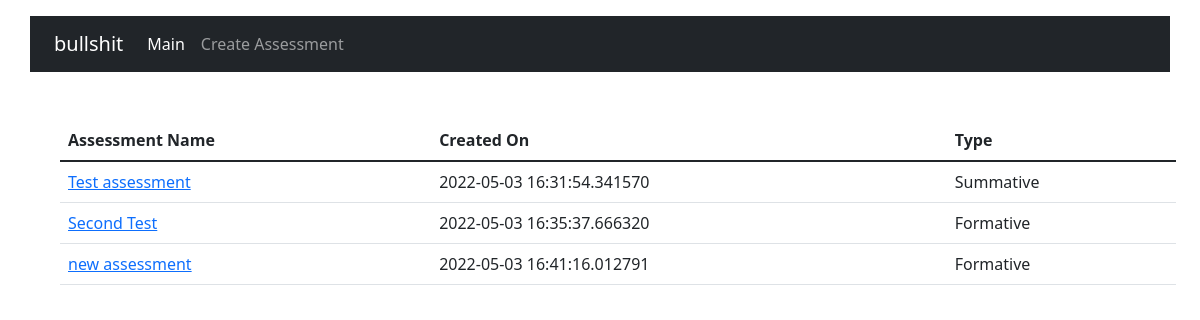
The app's page /assessment_home, older data.
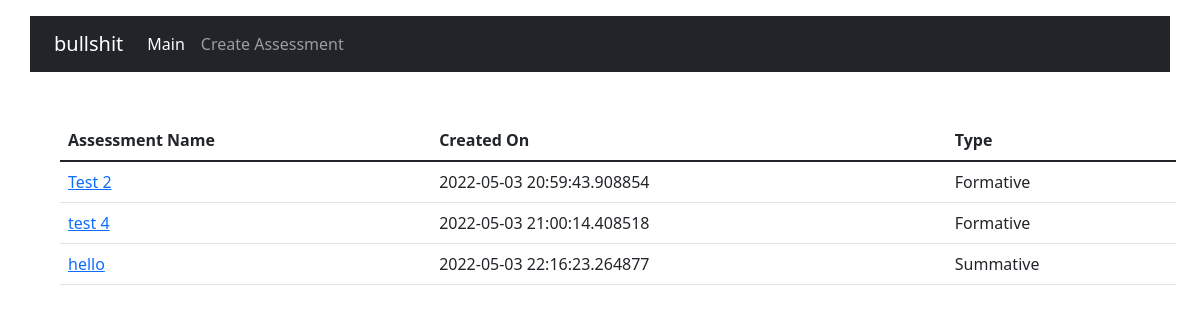
The same page, newer data.
### mainApp/models.py (models this page shows)
class Asessment(db.Model):
    id = db.Column(db.Integer, primary_key=True)
    assessment_title = db.Column(db.Integer,nullable=False)
    assessment_difficulty = db.Column(db.Integer,nullable=False)
    assessment_type = db.Column(db.Integer,nullable=False)
    date_created_on = db.Column(db.DateTime,default=datetime.now)
    questions = db.relationship('questions',backref='asessment')

### mainApp/routes.py (the view)
@app.route("/assessment_home",methods=["GET","POST"])
def assessment_home():
    query = Asessment.query.all()
    return render_template("assessment_home.html",query=query)

### mainAPP/templates/assessment_home.html (shortened to what this page needs)
{% extends "assessment_boiler_template.html" %}
{% block content %}
	<table class="table">
  <thead>
    <tr>
      <th scope="col">Assessment Name</th>
      <th scope="col">Created On</th>
      <th scope="col">Type</th>
    </tr>
  </thead>
  <tbody>
  	{% for i in query %}
    <tr>
      <td><a href="{{ url_for('assessment_view',id=i.id)}}">{{ i.assessment_title }}</a></td>
      <td>{{ i.date_created_on }}</td>
      {% if i.assessment_type==0: %}
      <td>Formative</td>
      {% else %}
      <td>Summative</td>
      {% endif %}
    </tr>
    {% endfor %}
  </tbody>
</table>
{% endblock %}

### mainAPP/templates/assessment_boiler_template.html (shortened to what this page needs)
<!doctype html>
<html lang="en">
  <head>
    <link href="https://cdn.jsdelivr.net/npm/bootstrap@5.1.3/dist/css/bootstrap.min.css" rel="stylesheet">
  </head>
  <body>
    <nav class="navbar navbar-expand-lg navbar-dark bg-dark container mt-3">
    <div class="container-fluid">
    <a class="navbar-brand" href="#">bullshit</a>
    <div class="collapse navbar-collapse" id="navbarNavAltMarkup">
      <div class="navbar-nav">
        <a class="nav-link active" aria-current="page" href="{{ url_for('assessment_home') }}">Main</a>
        <a class="nav-link" href="{{ url_for('assessment_create')}}">Create Assessment</a>
        <a class="nav-link" href="#"></a>
      </div>
    </div>
    </div>
    </nav>
    <div class="container m-5">
          {% block content %}
          {% endblock %}
    </div>
  </body>
</html>

Row changes from the older to the newer data that the page shows:
removed Asessment: assessment_title "Test assessment", date_created_on "2022-05-03 16:31:54.341570", assessment_type "Summative"
removed Asessment: assessment_title "Second Test", date_created_on "2022-05-03 16:35:37.666320", assessment_type "Formative"
removed Asessment: assessment_title "new assessment", date_created_on "2022-05-03 16:41:16.012791", assessment_type "Formative"
added Asessment: assessment_title "Test 2", date_created_on "2022-05-03 20:59:43.908854", assessment_type "Formative"
added Asessment: assessment_title "test 4", date_created_on "2022-05-03 21:00:14.408518", assessment_type "Formative"
added Asessment: assessment_title "hello", date_created_on "2022-05-03 22:16:23.264877", assessment_type "Summative"
